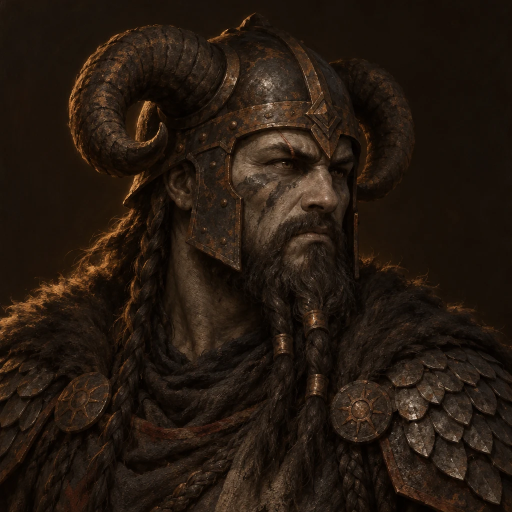
#> input picture art-source/portraits/anchor-style.webp, 1024 x 1024 px (shown at 1/2 size)
$ python -i cmda_review.py   (imports and definitions only)
#> lines starting #> are read from the running program, lines starting #| are printed output that depends on the picture
### scratchpad/visual-v4/units/stage-b/work/cmdA/sbx/tools/poses.py
# Sheet layouts and key poses. Each layout is a grid of named cells; every cell has a pose for the
# clay rig. The same names go into the prompts, the slicer and the atlas metadata.
import numpy as np

# ---- sheet layouts: (cols, rows, aspect, cells) ----
LAYOUTS = {
    'melee': (4, 4, '1:1', ['stand', 'idle2', 'marchA', 'marchB',
                            'windup', 'strike', 'follow', 'brace',
                            'recoil', 'fall', 'deadA', 'deadB',
                            'fleeA', 'fleeB', 'cheer', 'dropped']),
    'archer': (4, 4, '1:1', ['stand', 'marchA', 'marchB', 'nock',
                             'draw', 'loose', 'windup', 'strike',
                             'recoil', 'fall', 'deadA', 'deadB',
                             'fleeA', 'fleeB', 'cheer', 'dropped']),
    'thrower': (4, 4, '1:1', ['stand', 'runA', 'runB', 'aim',
                              'throw', 'follow', 'windup', 'strike',
                              'recoil', 'fall', 'deadA', 'deadB',
                              'fleeA', 'fleeB', 'cheer', 'dropped']),
    'commander': (4, 4, '1:1', ['stand', 'idle2', 'marchA', 'marchB',
                                'windup', 'strike', 'follow', 'recoil',
                                'actA', 'actB', 'fall', 'deadA',
                                'deadB', 'fleeA', 'fleeB', 'cheer']),
    'cavalry': (4, 4, '4:3', ['stand', 'walkA', 'walkB', 'gallopA',
                              'gallopB', 'charge', 'windup', 'strike',
                              'recoil', 'fall', 'deadA', 'deadB',
                              'boltA', 'boltB', 'cheer', 'dropped']),
    'wolfrider': (4, 4, '4:3', ['stand', 'lopeA', 'lopeB', 'leapA',
                                'leapB', 'charge', 'windup', 'strike',
                                'bite', 'recoil', 'fall', 'deadA',
                                'deadB', 'boltA', 'boltB', 'cheer']),
    'sprite': (4, 3, '4:3', ['wingUp', 'wingMid', 'wingDown', 'glide',
                             'dive', 'strike', 'recoil', 'burstA',
                             'burstB', 'mark', 'wingUp2', 'wingDown2']),
    # the Wolf (summon, independents) and stage C creatures of its kind; its guides arrive with stage C
    'beast': (4, 3, '4:3', ['stand', 'idle2', 'lopeA', 'lopeB',
                            'leapA', 'leapB', 'bite', 'howl',
                            'recoil', 'fall', 'deadA', 'deadB']),
    'hornet': (4, 3, '4:3', ['up0', 'down0', 'up90', 'down90',
                             'up180', 'down180', 'sting0', 'sting90',
                             'glide0', 'glide90', 'deadA', 'deadB']),
}

# what each cell is, in words, for the prompts (keyed by cell name; layouts may override)
CELL_WORDS = {
    'stand': 'standing ready, weight on both feet',
    'idle2': 'standing at ease, weight shifted onto one leg, head turned a little to one side',
    'marchA': 'marching: left foot forward in a long stride, right foot pushing off behind',
    'marchB': 'marching: right foot forward in a long stride, left foot pushing off behind',
    'runA': 'running: left foot forward, leaning forward',
    'runB': 'running: right foot forward, leaning forward',
    'windup': 'attack windup: the weapon drawn far back, body twisted and coiled',
    'strike': 'the strike: the weapon fully extended into the blow, lunging forward on the front foot',
    'follow': 'follow-through: the weapon swept past the target and low, body turned with the swing',
    'brace': 'braced: shield raised in front, knees bent, weapon cocked',
    'recoil': 'recoiling from a hit: knocked back, head snapped back, arms thrown out, one foot stepping back',
    'fall': 'falling backward, knees buckling, about halfway to the ground',
    'deadA': 'lying dead on the ground on its back, limbs loose',
    'deadB': 'lying dead on the ground face down, a different sprawl',
    'fleeA': 'fleeing in panic away from the enemy: running hard, weapon and shield dropped, looking back over the shoulder',
    'fleeB': 'fleeing: the other foot forward, arms pumping, looking back',
    'cheer': 'victory cheer: weapon raised high overhead, other fist raised, shouting',
    'dropped': 'no person: only the weapon and the shield lying flat on the ground, as dropped',
    'nock': 'nocking an arrow, the bow raised in front',
    'draw': 'full draw: bow arm straight toward the enemy, string pulled back to the cheek',
    'loose': 'the loose: the arrow just released, the drawing hand flying back past the ear, the bow arm still extended',
    'aim': 'aiming a javelin: the throwing arm cocked far back with a javelin, the other arm pointing at the target',
    'throw': 'throwing: the throwing arm whipped forward and up, the javelin just leaving the hand',
    'actA': 'commanding or casting, first beat (see the unit notes)',
    'actB': 'commanding or casting, second beat (see the unit notes)',
    'walkA': 'walking: the mount with one diagonal pair of legs forward',
    'walkB': 'walking: the other diagonal pair forward',
    'gallopA': 'galloping, fully extended: front legs reaching forward, hind legs stretched back',
    'gallopB': 'galloping, gathered: all four legs bunched under the body',
    'charge': 'the charge: the mount at full gallop, the rider leaning forward behind the couched weapon, aimed at the enemy',
    'boltA': 'the mount alone without its rider, bolting at a gallop, extended',
    'boltB': 'the mount alone without its rider, bolting at a gallop, gathered',
    'lopeA': 'the wolf loping, front paws reaching',
    'lopeB': 'the wolf loping, legs gathered',
    'leapA': 'the wolf leaping, front paws off the ground, the rider low',
    'leapB': 'the wolf landing from a leap, front paws down, hind legs high',
    'bite': 'the wolf biting: head lunged forward, jaws wide open, the rider holding on',
    'howl': 'howling: the head raised high, the muzzle to the sky',
    'wingUp': 'hovering, wings fully up', 'wingMid': 'hovering, wings level', 'wingDown': 'hovering, wings fully down',
    'glide': 'gliding forward, wings swept back', 'dive': 'diving steeply at a target, head first',
    'burstA': 'dying: the flame body breaking apart into large embers', 'burstB': 'dying: only a few small fading embers left',
    'mark': 'no creature: only a small blackened scorch mark on the ground', 'wingUp2': 'hovering, turned a little, wings up',
    'wingDown2': 'hovering, turned a little, wings down',
}

# ---- humanoid key poses (local angles; the same pose is used for the back and the front view) ----
H = {
    'stand': dict(rUA=(-70, 20), rFA=(-25, 5), w=(55, 10), lUA=(-70, -20), lFA=(-15, -25), shieldN=(0, -30)),
    'idle2': dict(roll=4, head=(5, -25), rUA=(-80, 15), rFA=(-60, 10), w=(-30, 10), lUA=(-75, -20), lFA=(-35, -20),
                  rTh=(-92, 10), rSh=(-90, 10), lTh=(-84, -8), lSh=(-90, -4), shieldN=(0, -40)),
    'marchA': dict(lean=7, rUA=(-70, 20), rFA=(-25, 5), w=(55, 10), lUA=(-60, -20), lFA=(-15, -25),
                   lTh=(-60, -4), lSh=(-82, -4), rTh=(-112, 4), rSh=(-128, 4)),
    'marchB': dict(lean=7, rUA=(-80, 20), rFA=(-35, 5), w=(50, 10), lUA=(-75, -20), lFA=(-20, -25),
                   rTh=(-60, 4), rSh=(-82, 4), lTh=(-112, -4), lSh=(-128, -4)),
    'windup': dict(lean=-6, twist=30, rUA=(45, 50), rFA=(60, 160), w=(35, 175), lUA=(-40, -30), lFA=(0, -10),
                   rTh=(-100, 8), rSh=(-100, 6), lTh=(-75, -8), lSh=(-88, -6), shieldN=(0, 0)),
    'strike': dict(lean=18, twist=-20, rUA=(-5, 15), rFA=(-45, 0), w=(-55, 0), lUA=(-60, -40), lFA=(-30, -60),
                   lTh=(-55, -6), lSh=(-80, -6), rTh=(-118, 6), rSh=(-130, 6), shieldN=(0, -60)),
    'follow': dict(lean=20, twist=-35, rUA=(-55, -10), rFA=(-75, -40), w=(-70, -70), lUA=(-70, -50), lFA=(-40, -80),
                   lTh=(-60, -6), lSh=(-82, -6), rTh=(-115, 6), rSh=(-125, 6), shieldN=(0, -80)),
    'brace': dict(lean=10, crouch=0.05, rUA=(-25, 45), rFA=(15, 10), w=(55, 30), lUA=(-25, -15), lFA=(0, 15), shieldN=(0, 0),
                  lTh=(-70, -10), lSh=(-95, -6), rTh=(-105, 10), rSh=(-110, 8)),
    'recoil': dict(lean=-18, twist=18, head=(-25, 10), rUA=(-15, 75), rFA=(-10, 100), w=(20, 110), lUA=(-25, -80), lFA=(-15, -110),
                   rTh=(-110, 8), rSh=(-112, 8), lTh=(-82, -6), lSh=(-92, -6), shieldN=(10, -90)),
    'fall': dict(_pitch=-50, crouch=0.08, head=(-20, 0), rUA=(25, 70), rFA=(30, 90), w=(40, 120), lUA=(20, -70), lFA=(20, -100),
                 rTh=(-60, 8), rSh=(-110, 8), lTh=(-70, -8), lSh=(-120, -8), shieldN=(30, -90)),
    'deadA': dict(_pitch=-90, head=(-10, 25), rUA=(0, 80), rFA=(-10, 110), w=(0, 150), lUA=(-15, -75), lFA=(-25, -60),
                  rTh=(-85, 18), rSh=(-80, 22), lTh=(-75, -10), lSh=(-95, -5), shieldN=(0, -90)),
    'deadB': dict(_pitch=88, _roll=10, head=(0, -40), rUA=(40, 50), rFA=(10, 20), w=(-10, 60), lUA=(-60, -40), lFA=(-80, -20),
                  rTh=(-70, 15), rSh=(-120, 15), lTh=(-95, -10), lSh=(-95, -10), shieldN=(0, -150)),
    'fleeA': dict(lean=22, head=(0, 55), rUA=(-40, 20), rFA=(10, 10), lUA=(-120, -20), lFA=(-150, -10),
                  lTh=(-45, -4), lSh=(-80, -4), rTh=(-120, 4), rSh=(-150, 4), _nogear=True),
    'fleeB': dict(lean=22, head=(0, 60), lUA=(-40, -20), lFA=(10, -10), rUA=(-120, 20), rFA=(-150, 10),
                  rTh=(-45, 4), rSh=(-80, 4), lTh=(-120, -4), lSh=(-150, -4), _nogear=True),
    'cheer': dict(lean=-5, head=(-25, 0), rUA=(65, 25), rFA=(80, 10), w=(85, 0), lUA=(40, -40), lFA=(75, -20), shieldN=(30, -60)),
    # archers
    'nock': dict(lUA=(-20, -10), lFA=(-5, -5), rUA=(-30, 40), rFA=(-10, -40), draw=0.3, rTh=(-95, 10), lTh=(-80, -8)),
    'draw': dict(twist=-15, lUA=(8, -5), lFA=(8, -5), rUA=(10, 120), rFA=(6, -70), draw=1.0, rTh=(-100, 12), rSh=(-95, 10), lTh=(-75, -10), lSh=(-88, -8)),
    'loose': dict(twist=-20, lUA=(8, -5), lFA=(8, -5), rUA=(15, 130), rFA=(20, 165), draw=0.0, rTh=(-100, 12), rSh=(-95, 10), lTh=(-75, -10), lSh=(-88, -8)),
    # javelin throwers
    'aim': dict(twist=35, lean=-5, rUA=(20, 140), rFA=(25, 170), w=(10, 0), lUA=(5, -10), lFA=(5, -5), rTh=(-105, 10), rSh=(-105, 10), lTh=(-70, -8), lSh=(-85, -8)),
    'throw': dict(twist=-30, lean=20, rUA=(40, 10), rFA=(30, -10), w=(30, 0), lUA=(-70, -60), lFA=(-60, -80), lTh=(-55, -6), lSh=(-80, -6), rTh=(-120, 6), rSh=(-140, 6), _thrown=True),
    'runA': dict(lean=18, rUA=(-60, 20), rFA=(10, 0), w=(50, 5), lUA=(-120, -20), lFA=(-130, -10), lTh=(-45, -4), lSh=(-80, -4), rTh=(-120, 4), rSh=(-150, 4)),
    'runB': dict(lean=18, rUA=(-110, 20), rFA=(-120, 10), w=(40, 5), lUA=(-50, -20), lFA=(5, -10), rTh=(-45, 4), rSh=(-80, 4), lTh=(-120, -4), lSh=(-150, -4)),
    # commanders: rally (fighters) and cast (casters)
    'rallyA': dict(lean=-8, head=(-25, 0), rUA=(70, 15), rFA=(85, 0), w=(88, 0), lUA=(-20, -60), lFA=(-10, -90)),
    'rallyB': dict(lean=10, twist=-10, head=(-5, 0), rUA=(10, 5), rFA=(5, 0), w=(5, 0), lUA=(-70, -30), lFA=(-60, -40)),
    'castA': dict(lean=-6, head=(-20, 0), rUA=(60, 20), rFA=(80, 0), w=(85, 0), lUA=(40, -35), lFA=(60, -20)),
    'castB': dict(lean=14, rUA=(-5, 10), rFA=(10, 0), w=(15, 0), lUA=(-10, -25), lFA=(5, -10), lTh=(-60, -6), lSh=(-82, -6), rTh=(-112, 6), rSh=(-125, 6)),
    'blessA': dict(head=(-20, 0), rUA=(50, 25), rFA=(75, 5), w=(85, 0), lUA=(45, -40), lFA=(70, -30)),
    'blessB': dict(lean=-4, head=(-15, 0), rUA=(10, 85), rFA=(15, 90), w=(30, 90), lUA=(10, -85), lFA=(15, -90)),
}


# [4 lines left out: function humanoid_pose, not called in this run]


# ---- quadruped gaits: legs as ((thigh elev, azim), (shin elev, azim)), front legs fr/fl, hind br/bl ----
def leg(t, s):
    return ((t, 0), (s, 0))


Q = {
    'stand': dict(fr=leg(-90, -90), fl=leg(-90, -90), br=leg(-90, -90), bl=leg(-90, -90), neck=(38, 0), head=(-50, 0)),
    'walkA': dict(fr=leg(-70, -100), fl=leg(-105, -95), br=leg(-105, -80), bl=leg(-75, -90), neck=(40, 0), head=(-45, 0)),
    'walkB': dict(fr=leg(-105, -95), fl=leg(-70, -100), br=leg(-75, -90), bl=leg(-105, -80), neck=(40, 0), head=(-45, 0)),
    'gallopA': dict(fr=leg(-35, -60), fl=leg(-45, -70), br=leg(-140, -150), bl=leg(-130, -140), neck=(25, 0), head=(-35, 0), lift=0.06, tail=(-10, 180)),
    'gallopB': dict(fr=leg(-120, -60), fl=leg(-110, -80), br=leg(-50, -100), bl=leg(-60, -110), neck=(35, 0), head=(-50, 0), lift=0.1, pitch=-4, tail=(-25, 180)),
    'charge': dict(fr=leg(-30, -55), fl=leg(-40, -65), br=leg(-140, -150), bl=leg(-135, -145), neck=(15, 0), head=(-25, 0), lift=0.06, pitch=3, tail=(0, 180)),
    'recoil': dict(fr=leg(-40, -100), fl=leg(-50, -110), br=leg(-100, -80), bl=leg(-95, -85), neck=(70, 0), head=(-10, 0), pitch=22),
    'fall': dict(fr=leg(-140, -60), fl=leg(-130, -70), br=leg(-100, -80), bl=leg(-100, -85), neck=(10, 20), head=(-60, 30), pitch=-15),
    'dead': dict(fr=leg(-20, -40), fl=leg(-30, -50), br=leg(-160, -170), bl=leg(-150, -160), neck=(0, 30), head=(-10, 50), tail=(-5, 190)),
}
# the rider's pose on each mount pose
RIDER = {
    'stand': dict(rUA=(-60, 25), rFA=(-10, 5), w=(70, 5), lUA=(-60, -20), lFA=(-20, -10)),
    'walk': dict(rUA=(-60, 25), rFA=(-10, 5), w=(70, 5), lUA=(-60, -20), lFA=(-20, -10)),
    'gallop': dict(lean=10, rUA=(-50, 25), rFA=(0, 5), w=(55, 5), lUA=(-50, -20), lFA=(-10, -10)),
    'charge': dict(lean=22, rUA=(-55, 20), rFA=(-5, 0), w=(-3, 0), lUA=(-45, -20), lFA=(-10, -10)),
    'windup': dict(lean=-4, twist=30, rUA=(55, 45), rFA=(65, 150), w=(40, 175), lUA=(-50, -20), lFA=(-15, -10)),
    'strike': dict(lean=18, twist=-25, rUA=(-15, 30), rFA=(-50, 20), w=(-55, 15), lUA=(-50, -20), lFA=(-15, -10)),
    'thrust': dict(lean=18, twist=-10, rUA=(-15, 15), rFA=(-10, 0), w=(-15, 0), lUA=(-50, -20), lFA=(-15, -10)),
    'recoil': dict(lean=-20, head=(-20, 0), rUA=(10, 70), rFA=(20, 90), w=(50, 100), lUA=(0, -70), lFA=(10, -90)),
    'cheer': dict(lean=-5, head=(-20, 0), rUA=(65, 20), rFA=(80, 5), w=(87, 0), lUA=(30, -40), lFA=(70, -20)),
    'fall': dict(lean=-35, head=(-30, 0), rUA=(30, 70), rFA=(40, 90), w=(60, 120), lUA=(30, -70), lFA=(40, -90)),
}

### scratchpad/visual-v4/units/stage-b/work/cmdA/sbx/tools/cmda_review.py
# Stage B, key "cmdA": the picks, the summary table, contact sheets and identity boards.
#   picks: per face and view, the sheet that is used (a re-roll replaces its first roll when it passes, or when it is
#     the better of two failures by the gate count, then the cell count); reused sheets: the pilot's Ash Chieftain 06
#     front (melee layout) and the calibration's AC03, CM03, EA07 fronts.
#   contact sheets: review/contact-<unit>-<view>.png, the picked raw sheets on their key, small.
#   identity boards: review/identity-<unit>-<n>.png: per face, the approved portrait, the upper 55% of the front and
#     back stand frames at 4x (sheet pixels, nearest), and both stand frames at the commander's tier H (128 px) on a
#     mid ground, for ticking the marks (pilot-review change 10, calibration 1.3).
# Usage: python3 cmda_review.py picks | contact | identity | summary
import json, os, sys, glob
import numpy as np
from PIL import Image, ImageDraw, ImageFont

HERE = os.path.dirname(os.path.abspath(__file__))
sys.path.insert(0, HERE)
import cmda  # noqa: E402
from cmda_faces import FACES, GROUPS  # noqa: E402

# [1 line that did not run here, left out]
FONT = '/usr/share/fonts/truetype/dejavu/DejaVuSans.ttf'


def font(sz):
    return ImageFont.truetype(FONT, sz) if os.path.exists(FONT) else ImageFont.load_default()


# [52 lines left out: functions score, picks, frame_png, contact, not called in this run]


def on_ground(rgba, ground=(150, 148, 128)):
    bg = Image.new('RGBA', rgba.size, ground + (255,)); bg.alpha_composite(rgba)
    return bg.convert('RGB')


def upper4(png):
    im = Image.open(png).convert('RGBA')
    up = im.crop((0, 0, im.width, int(im.height * 0.55)))
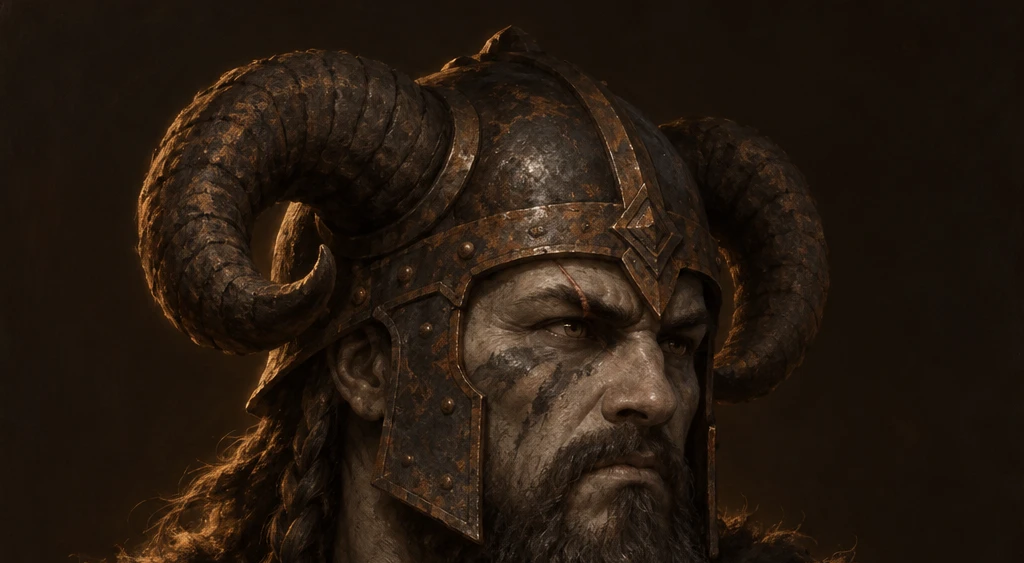
#> up: PIL image 1024x563 RGBA; mean R, G, B, A 37.9, 25.7, 15.6, 255
    return on_ground(up).resize((up.width * 4, up.height * 4), Image.NEAREST)
#> in on_ground, `bg = Image.new('RGBA', rgba.size, ground + (255,))`:
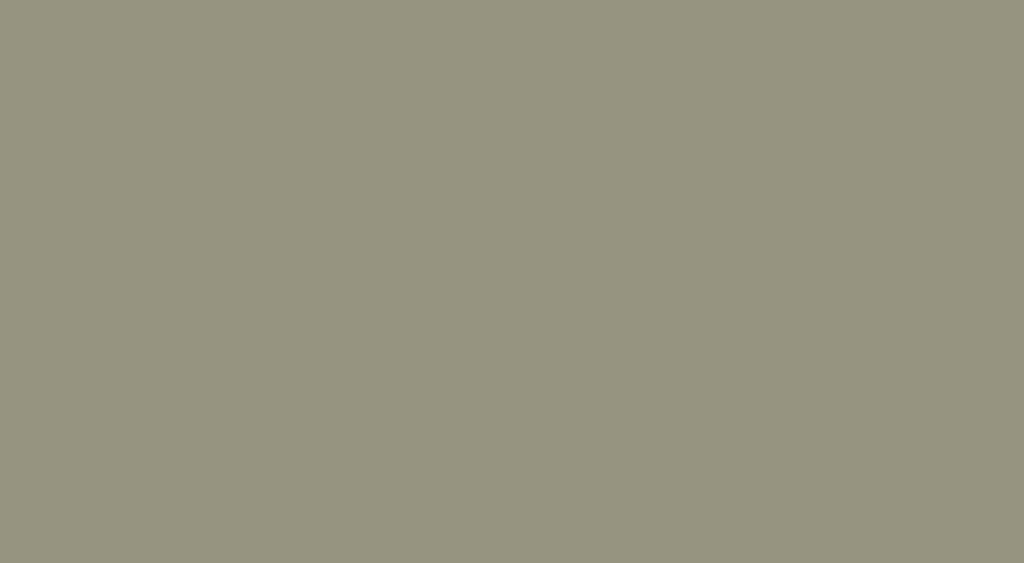
#> bg: PIL image 1024x563 RGBA; mean R, G, B, A 150, 148, 128, 255
#> returned value: PIL image 4096x2252 RGB


# [77 lines left out: functions tierH, identity, summary, not called in this run]


# [2 lines not run here, left out]

>>> result = upper4('../../../../../../../../art-source/portraits/anchor-style.webp')
